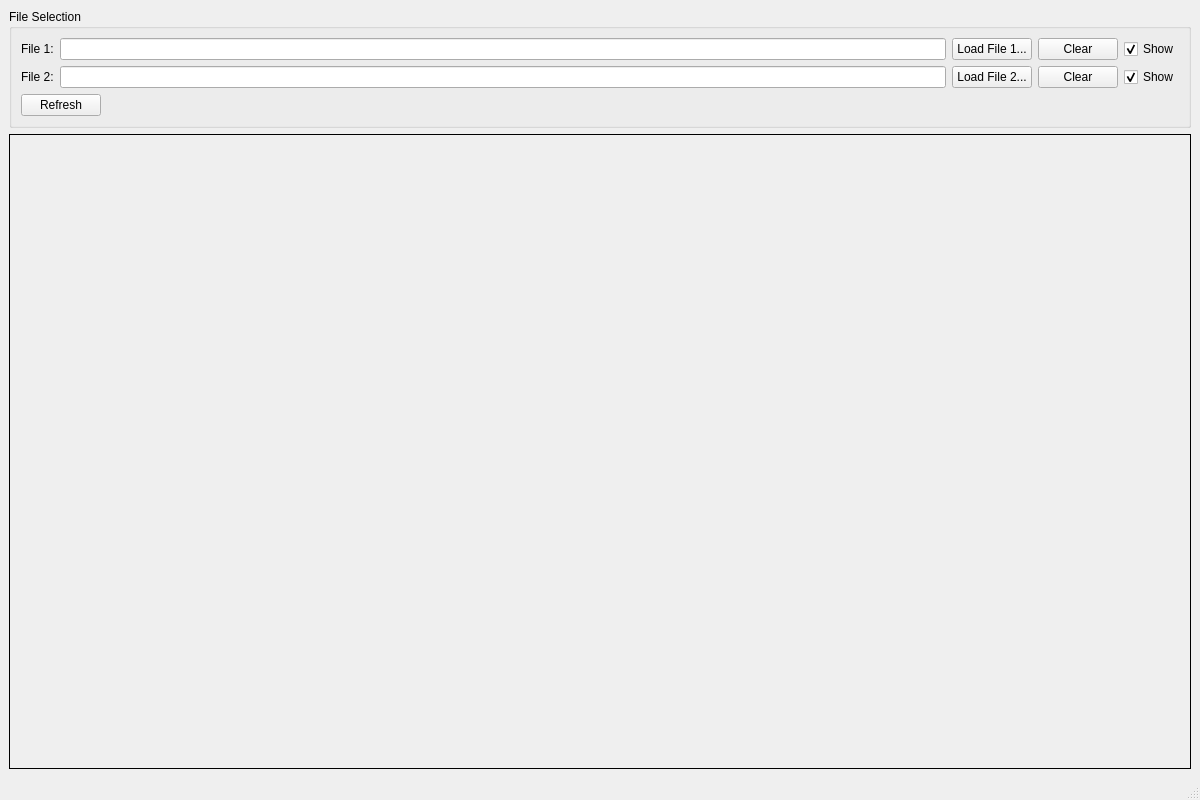
<?xml version="1.0" encoding="UTF-8"?>
<ui version="4.0">
 <class>MainWindow</class>
 <widget class="QMainWindow" name="MainWindow">
  <property name="geometry">
   <rect>
    <x>0</x>
    <y>0</y>
    <width>1200</width>
    <height>800</height>
   </rect>
  </property>
  <property name="windowTitle">
   <string>AlgoPosePlot - Pose/Velocity Viewer</string>
  </property>
  <widget class="QWidget" name="centralwidget">
   <layout class="QVBoxLayout" name="verticalLayout">
    <item>
     <widget class="QGroupBox" name="groupBox">
      <property name="title">
       <string>File Selection</string>
      </property>
      <layout class="QGridLayout" name="gridLayout">
       <item row="0" column="0">
        <widget class="QLabel" name="label">
         <property name="text">
          <string>File 1:</string>
         </property>
        </widget>
       </item>
       <item row="0" column="1">
        <widget class="QLineEdit" name="txtFile1">
         <property name="readOnly">
          <bool>true</bool>
         </property>
        </widget>
       </item>
       <item row="0" column="2">
        <widget name="btnLoadFile1" class="QPushButton">
         <property name="text">
          <string>Load File 1...</string>
         </property>
        </widget>
       </item>
       <item row="0" column="3">
        <widget class="QPushButton" name="btnClearFile1">
         <property name="text">
          <string>Clear</string>
         </property>
        </widget>
       </item>
       <item row="0" column="4">
        <widget class="QCheckBox" name="chkShowFile1">
         <property name="text">
          <string>Show</string>
         </property>
         <property name="checked">
          <bool>true</bool>
         </property>
        </widget>
       </item>
       <item row="1" column="0">
        <widget class="QLabel" name="label_2">
         <property name="text">
          <string>File 2:</string>
         </property>
        </widget>
       </item>
       <item row="1" column="1">
        <widget class="QLineEdit" name="txtFile2">
         <property name="readOnly">
          <bool>true</bool>
         </property>
        </widget>
       </item>
       <item row="1" column="2">
        <widget class="QPushButton" name="btnLoadFile2">
         <property name="text">
          <string>Load File 2...</string>
         </property>
        </widget>
       </item>
       <item row="1" column="3">
        <widget class="QPushButton" name="btnClearFile2">
         <property name="text">
          <string>Clear</string>
         </property>
        </widget>
       </item>
       <item row="1" column="4">
        <widget class="QCheckBox" name="chkShowFile2">
         <property name="text">
          <string>Show</string>
         </property>
         <property name="checked">
          <bool>true</bool>
         </property>
        </widget>
       </item>
       <item row="2" column="0" colspan="5">
        <layout class="QHBoxLayout" name="horizontalLayout">
         <item>
          <widget class="QPushButton" name="btnRefresh">
           <property name="text">
            <string>Refresh</string>
           </property>
          </widget>
         </item>
         <item>
          <spacer name="horizontalSpacer">
           <property name="orientation">
            <enum>Qt::Horizontal</enum>
           </property>
           <property name="sizeHint" stdset="0">
            <size>
             <width>40</width>
             <height>20</height>
            </size>
           </property>
          </spacer>
         </item>
        </layout>
       </item>
      </layout>
     </widget>
    </item>
    <item>
     <widget class="QLabel" name="lblDisplay">
      <property name="sizePolicy">
       <sizepolicy hsizetype="Expanding" vsizetype="Expanding">
        <horstretch>0</horstretch>
        <verstretch>0</verstretch>
       </sizepolicy>
      </property>
      <property name="frameShape">
       <enum>QFrame::Box</enum>
      </property>
      <property name="text">
       <string/>
      </property>
      <property name="alignment">
       <set>Qt::AlignCenter</set>
      </property>
     </widget>
    </item>
   </layout>
  </widget>
  <widget class="QMenuBar" name="menubar">
   <property name="geometry">
    <rect>
     <x>0</x>
     <y>0</y>
     <width>1200</width>
     <height>22</height>
    </rect>
   </property>
  </widget>
  <widget class="QStatusBar" name="statusbar"/>
 </widget>
 <resources/>
 <connections/>
</ui>
